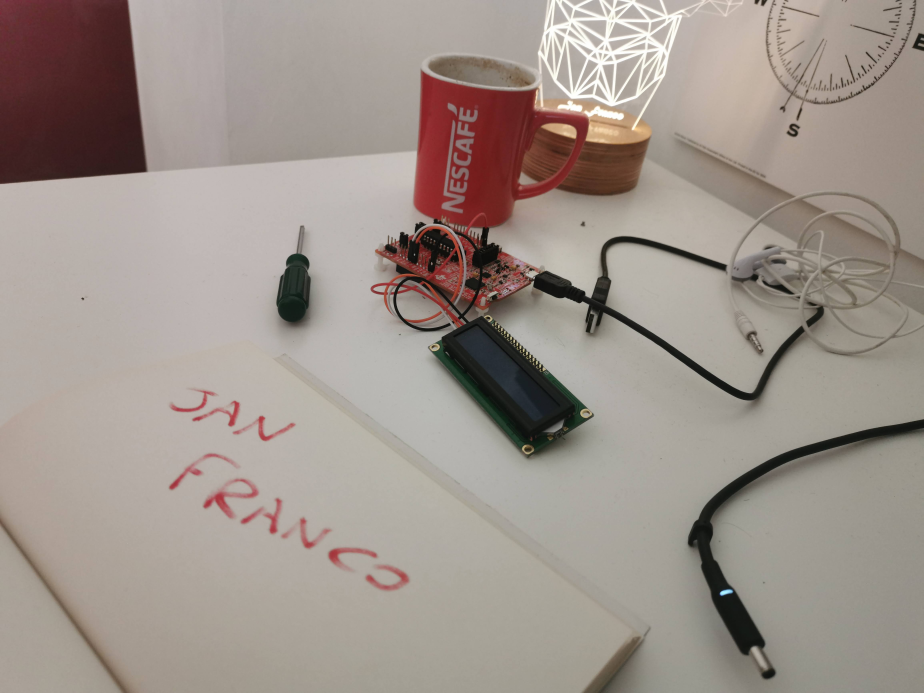
#> input picture Perspective Transform/data/jan_franco.jpg, 4618 x 3464 px (shown at 1/5 size)
$ python perspective_transform.py --image data/jan_franco.jpg
#> lines starting #> are read from the running program, lines starting #| are printed output that depends on the picture
import cv2
import argparse
import numpy as np


def get_corners(event, x, y, _, __):
    global idx, resized, coord_x, coord_y
    if event == cv2.EVENT_LBUTTONDOWN:
        coord_x = x
        coord_y = y
        cv2.circle(resized, (x, y), 3, (0, 255, 0), -1)
        idx = (idx + 1) % 4


def order_points(pts):
    rect = np.zeros((4, 2), dtype="float32")
    s = pts.sum(axis=1)
    rect[0] = pts[np.argmin(s)]
    rect[2] = pts[np.argmax(s)]
    diff = np.diff(pts, axis=1)
    rect[1] = pts[np.argmin(diff)]
    rect[3] = pts[np.argmax(diff)]
    return rect


ap = argparse.ArgumentParser()
ap.add_argument("-i", "--image", required=True, help="Path of the image")
ap.add_argument("-s", "--save", help="Path of the warped image that will be saved")
args = vars(ap.parse_args())

image = cv2.imread(args["image"])
#> image is the input picture: shape (3464, 4618, 3); mean B, G, R 140, 147.5, 158.3
resized = cv2.resize(image, (500, 500))
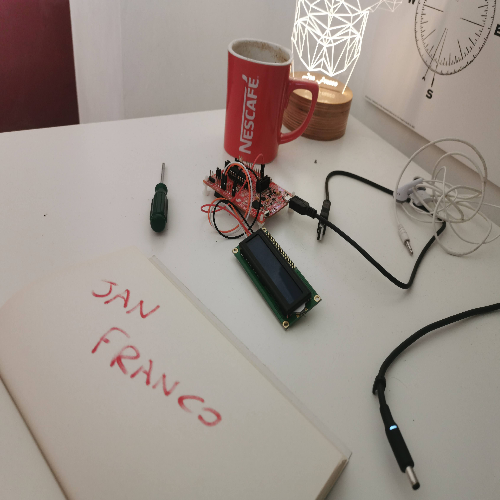
#> resized: shape (500, 500, 3); mean B, G, R 140, 147.5, 158.2

idx = 0
width = height = 5
coord_x = coord_y = 0
points = np.zeros((4, 2))
window_name = "Select borders"
cv2.namedWindow(window_name)
cv2.setMouseCallback(window_name, get_corners)
while True:
    points[idx] = (coord_x, coord_y)
    bounds = order_points(points)
    top_left, top_right, bottom_right, bottom_left = bounds
    max_width = max(int(np.sqrt(((bottom_right[0] - bottom_left[0]) ** 2) + ((bottom_right[1] - bottom_left[1]) ** 2))),
                    int(np.sqrt(((top_right[0] - top_left[0]) ** 2) + ((top_right[1] - top_left[1]) ** 2))))
    max_height = max(int(np.sqrt(((top_right[0] - bottom_right[0]) ** 2) + ((top_right[1] - bottom_right[1]) ** 2))),
                     int(np.sqrt(((top_left[0] - bottom_left[0]) ** 2) + ((top_left[1] - bottom_left[1]) ** 2))))
    width = max_width if max_width != 0 else width
    height = max_height if max_height != 0 else height
    dst = np.array([[0, 0], [width - 1, 0], [width - 1, height - 1], [0, height - 1]], dtype="float32")
    M = cv2.getPerspectiveTransform(bounds, dst)
    warped = cv2.warpPerspective(resized, M, (width, height))

    cv2.imshow("res", warped)
    cv2.imshow(window_name, resized)
    if cv2.waitKey(20) & 0xFF == 27:
#> (key Esc is pressed here)
        if args["save"] is not None:
            cv2.imwrite(args["save"], warped)
        break

cv2.destroyAllWindows()
